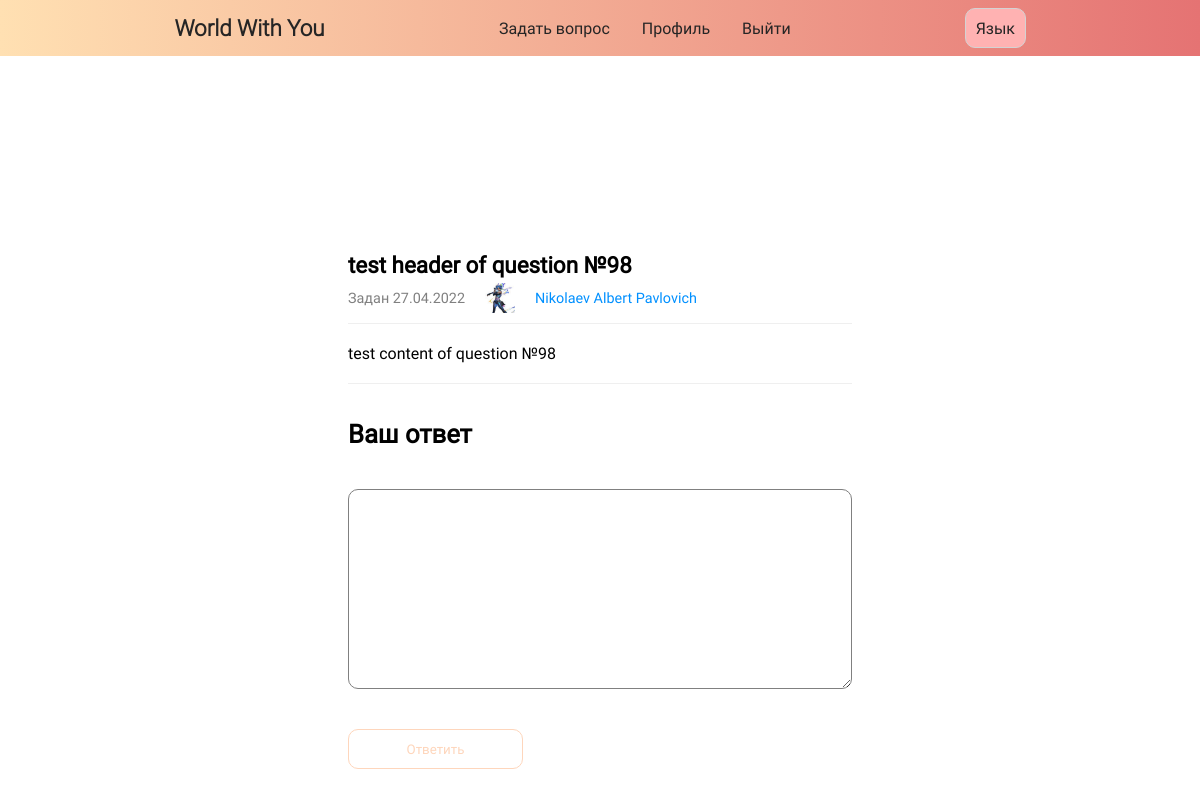
The app's page /homeforum/RU/98/test header of question №98 (signed in) with its own data.
### data/topics.py (models this page shows)
class Topics(SqlAlchemyBase):
    __tablename__ = 'topics'
    id = sqlalchemy.Column(sqlalchemy.Integer, primary_key=True, autoincrement=True)
    header = sqlalchemy.Column(sqlalchemy.String, nullable=True)
    content = sqlalchemy.Column(sqlalchemy.String, nullable=True)
    created_at = sqlalchemy.Column(sqlalchemy.DateTime, default=datetime.datetime.now)
    user_id = sqlalchemy.Column(sqlalchemy.Integer, sqlalchemy.ForeignKey("users.id"))
    photo_id = sqlalchemy.Column(sqlalchemy.Integer, sqlalchemy.ForeignKey("photos.id"))
    user = orm.relationship('User')
    photos = orm.relationship('Photos')

### views.py (the view)
@login_required
def sometopic(id_topic, name_topic, lang=global_lang_of_site):
    global_lang_of_site = lang
    db_sess = db_session.create_session()
    topic = db_sess.query(Topics).filter(Topics.id == id_topic).first()
    user = work_with_date_users(db_sess.query(User).all())
    return render_template('topic.html', topics=topic, user=user, flag=FLAG,
                           list_lang_site=list_lang_site, lang_now=lang)

### add_to_data.py (called while the page is built)
def work_with_date_users(list_of_ex):
	slovar = {}
	for i in list_of_ex:
		slovar[i.id] = [i.surname, i.name, i.patronymic, i.ava_photo, i.email]
	return slovar

### data/db_session.py (called while the page is built)
def create_session() -> Session:
    global __factory
    return __factory()

### main.py (called while the page is built)
@login_manager.user_loader
def load_user(user_id):
    db_sess = db_session.create_session()
    return db_sess.query(User).get(user_id)

### templates/topic.html (shortened to what this page needs)
{% extends "base.html" %}
{% block links %}
<link rel="stylesheet" href="{{ url_for('static', filename='css/index.css') }}">
<link rel="stylesheet" href="{{ url_for('static', filename='topic.css')}}">
{% endblock %}
{% block content %}
<div class="topic__wrapper">
  <div class="topic__data">
    <span class="topic__header">{{topics.header}}</span>
    <div class="user__data">
      <span class="topic__datetime">{{ list_lang_site[lang_now][22] + topics.created_at.strftime(' %d.%m.%Y')}}</span>
      {% if user[topics.user_id][-2] %}
      {% else %}
      <img alt="" class="user__logo">
      {% endif %}
      <a href="{{ url_for('profil', username=user[topics.user_id][-1]) }}" class="user__link">{{ ' '.join(user[topics.user_id][:-2]) }}</a>
    </div>
  </div>
  <span class="topic__text">{{ topics.content }}</span>
  <form action="">
    <span>{{ list_lang_site[lang_now][23] }}</span>
    <textarea name=""></textarea>
    <input class="add__btn" type="submit" value={{list_lang_site[lang_now][24]}}>
  </form>
</div>
{% endblock %}

### static/css/index.css (style rules this page uses)
:root { --text: rgb(37, 37, 37); }
* { box-sizing: border-box; padding: 0; margin: 0; font-family: 'Roboto-Regular'; }
a { text-decoration: none; color: var(--text); }
body { min-height: 100vh; width: 100%; display: flex; flex-direction: column; align-items: center; }

### static/topic.css (style rules this page uses)
main .topic__wrapper { width: 60%; display: flex; align-items: flex-start; flex-direction: column; gap: 20px; }
main .topic__data { width: 100%; margin-top: 5%; display: flex; justify-content: center; text-align: start; flex-direction: column; gap: 5px; border-bottom: 1px solid #efefef; }
main .topic__data .topic__header { font-size: 1.4em; font-weight: bold; }
main .topic__data .user__data, .answers .answer .user__data { color: gray; display: flex; justify-content: flex-start; align-items: center; gap: 20px; font-size: .9em; margin-bottom: 10px; }
main .topic__data .user__data .user__link, .answers .answer .user__data .user__link { color: #0090ff; text-decoration: none; }
main .topic__data .user__data .user__logo, .answers .answer .user__data .user__logo { height: 30px; width: 30px; }
main .topic__text { width: 100%; padding-bottom: 20px; border-bottom: 1px solid #efefef; }
main form { margin-top: 3%; width: 50%; display: flex; flex-direction: column; align-items: flex-start; gap: 40px; }
main form span { font-size: 1.6em; font-weight: bold; }
main form textarea { resize: vertical; width: 200%; height: 200px; padding: 10px; outline: none; border: 1px solid gray; border-radius: 10px; }
main form .header__topic, main form textarea { font-size: 1.1em; }
.add__btn { height: 40px; width: 175px; border-radius: 10px; cursor: pointer; transition: .4s; color: #FED6BC; border: 1px solid #FED6BC; background: none; }

### records on screen
Topics: header "test header of question №98", created_at "Задан 27.04.2022", content "test content of question №98"

### other values on screen
{{ list_lang_site[lang_now][0] }} "Задать вопрос"
{{ list_lang_site[lang_now][1] }} "Профиль"
{{ list_lang_site[lang_now][2] }} "Выйти"
{{ list_lang_site[lang_now][25] }} "Язык"
{{ ' '.join(user[topics.user_id][:-2]) }} "Nikolaev Albert Pavlovich"
{{ list_lang_site[lang_now][23] }} "Ваш ответ"
